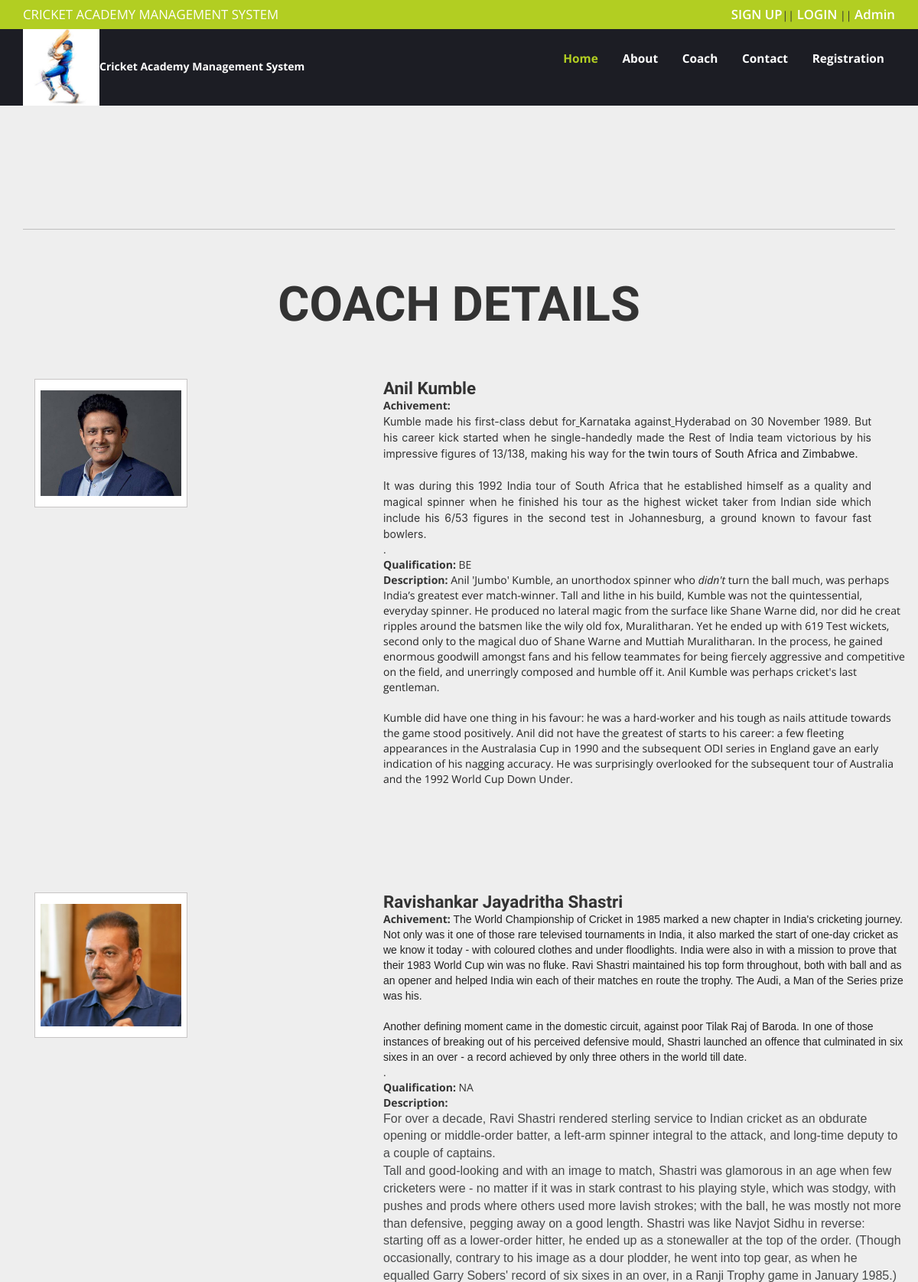
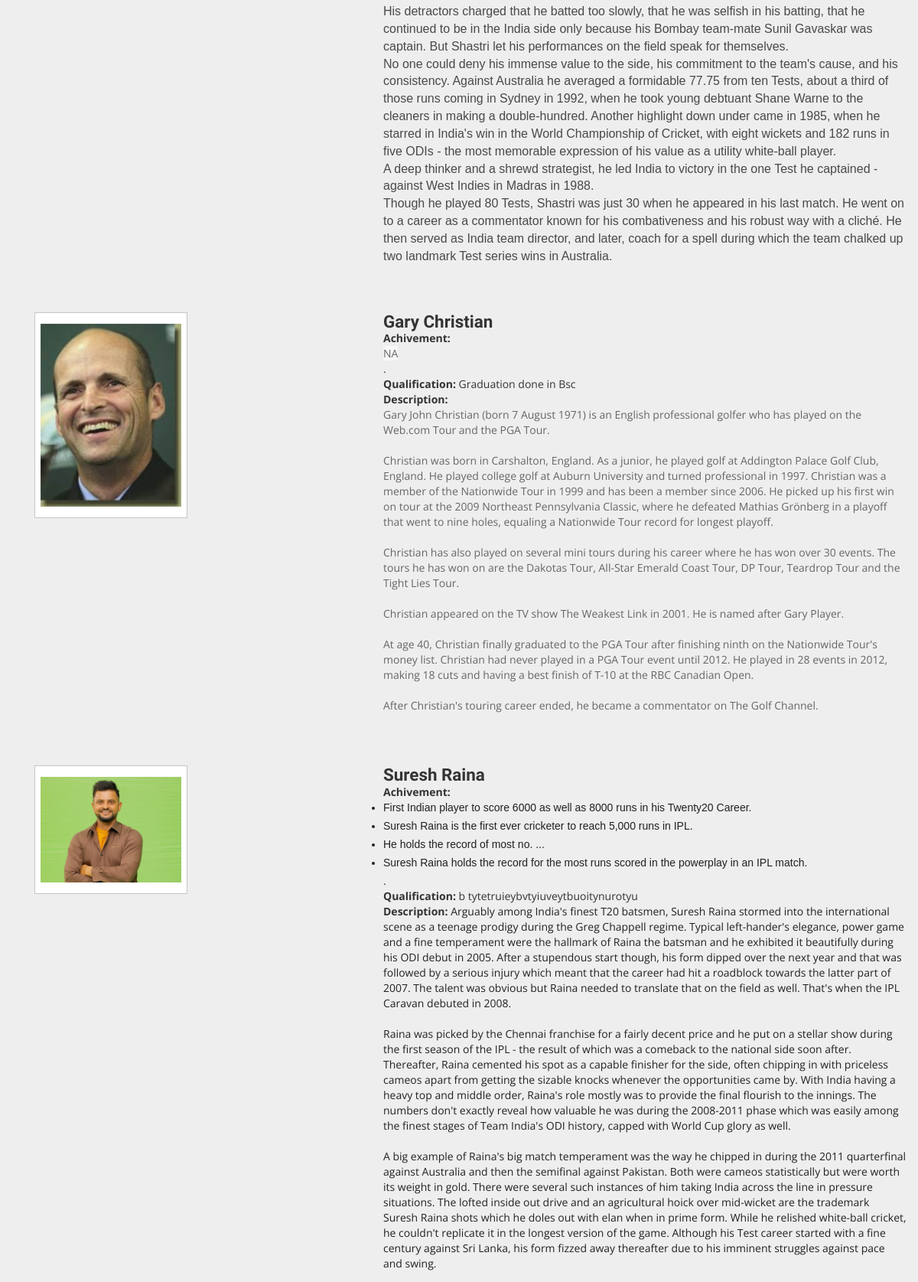
The app's page /cricketams/coach.php (upper part) with its own data (2 pictures, top to bottom).
### tables this page shows
CREATE TABLE `tblcoaches` (
  `ID` int(11) NOT NULL,
  `Name` varchar(250) DEFAULT NULL,
  `MobileNumber` bigint(10) DEFAULT NULL,
  `Email` varchar(250) DEFAULT NULL,
  `CommunicationAddress` mediumtext DEFAULT NULL,
  `Qualification` mediumtext DEFAULT NULL,
  `Achivement` mediumtext DEFAULT NULL,
  `Description` mediumtext DEFAULT NULL,
  `ProfilePics` varchar(250) DEFAULT NULL,
  `CreationDate` timestamp NULL DEFAULT current_timestamp()
);

### cricketams/coach.php (the view, shortened to what this page needs)
<?php
include('includes/dbconnection.php');
?>
<!DOCTYPE html>
<html>
<head>
<link href="css/bootstrap.css" rel="stylesheet" type="text/css" media="all" />
<link href="css/style.css" rel="stylesheet" type="text/css" media="all" />
</head>
<body>
<?php include_once('includes/header.php');?>
		<div id="gal" class="gallery">
			<div class="container">
				<div class="gallery-grids">
					<div class="gallery-grids-row1">
						<div class="order-content">
					<h3>Coach Details</h3>
					<?php
$sql="SELECT * from  tblcoaches";
$query = $dbh -> prepare($sql);
$query->execute();
$results=$query->fetchAll(PDO::FETCH_OBJ);
$cnt=1;
if($query->rowCount() > 0)
{
foreach($results as $row)
{               ?>
					<div class="container">
						<img class="img-responsive order-left" src="admin/images/<?php echo $row->ProfilePics;?>" height="200" width="200" alt=" " />
						<div class="inner-gear">
							<h5><?php echo $row->Name;?></h5>
							<p><strong>Achivement:</strong> <?php echo $row->Achivement;?>.</p>
							<p><strong>Qualification:</strong> <?php echo $row->Qualification;?></p>
							<p><strong>Description: </strong><?php echo $row->Description;?></p>
						</div>
						<div class="clearfix"> </div>
				</div>
		</div><hr>
					<?php $cnt=$cnt+1;}} ?>
					</div>
		</body>
		</html>

### cricketams/css/style.css (style rules this page uses)
body { background:#f8f8f8; font-family: 'Open Sans', sans-serif; }
body a { transition: 0.5s all; -webkit-transition: 0.5s all; -o-transition: 0.5s all; -moz-transition: 0.5s all; -ms-transition: 0.5s all; }
ul { padding: 0; margin: 0; }
.content-gear h3,.gear-content h3,.gear-content h3,.gear-content-grid h3,.order-content h3 { margin:0.5em 0; font-size:4.5em; font-weight:700; text-transform:uppercase; font-family: 'Passion One', cursive; }
.gear-content-grid h3,.order-content h3 { border-top: 1px solid #BEBEBE; padding: 1em 0 ; margin:0; }
.gear-content h3,.gear-content-grid,.order-content h3 { text-align:center; }
.inner-gear { float:right; width: 60%; }
.inner-gear h5 { margin:0; font-size: 1.6em; font-weight: 700; font-family: 'Passion One', cursive; }
.inner-gear p { margin:0; font-size: 1em; font-weight: 400; }
.order-left { float:left; border: 1px solid #C7C5C5; background: #fff; padding:1em 0.5em; }
.order-content { padding: 5em 0 7em; }
.gallery { background:#EEEEEE; padding:4em 0; }
.gallery-grids { padding: 1em 0 2em; }
.gallery-grids-row1 { padding: 1.5em 0; }

### records on screen
tblcoaches: ProfilePics (picture), Name "Anil Kumble", Achivement "Kumble made his first-class debut for Karnataka against Hyderabad on 30 November 1989. But his career kick started when he single-handedly made the Rest of India team victorious by his impressive figures of 13/138, making his way for the twin tours of South Africa and Zimbabwe. It was during this 1992 India tour of South Africa that he established himself as a quality and magical spinner when he finished his tour as the highest wicket taker from Indian side which include his 6/53 figures in the second test in Johannesburg, a ground known to favour fast bowlers.", Qualification "BE", Description "Anil 'Jumbo' Kumble, an unorthodox spinner who didn't turn the ball much, was perhaps India’s greatest ever match-winner. Tall and lithe in his build, Kumble was not the quintessential, everyday spinner. He produced no lateral magic from the surface like Shane Warne did, nor did he creat ripples around the batsmen like the wily old fox, Muralitharan. Yet he ended up with 619 Test wickets, second only to the magical duo of Shane Warne and Muttiah Muralitharan. In the process, he gained enormous goodwill amongst fans and his fellow teammates for being fiercely aggressive and competitive on the field, and unerringly composed and humble off it. Anil Kumble was perhaps cricket's last gentleman.…"
tblcoaches: ProfilePics (picture), Name "Ravishankar Jayadritha Shastri", Achivement "The World Championship of Cricket in 1985 marked a new chapter in India's cricketing journey. Not only was it one of those rare televised tournaments in India, it also marked the start of one-day cricket as we know it today - with coloured clothes and under floodlights. India were also in with a mission to prove that their 1983 World Cup win was no fluke. Ravi Shastri maintained his top form throughout, both with ball and as an opener and helped India win each of their matches en route the trophy. The Audi, a Man of the Series prize was his. Another defining moment came in the domestic circuit, against poor Tilak Raj of Baroda. In one of those instances of breaking out of his perceived…", Qualification "NA", Description "For over a decade, Ravi Shastri rendered sterling service to Indian cricket as an obdurate opening or middle-order batter, a left-arm spinner integral to the attack, and long-time deputy to a couple of captains. Tall and good-looking and with an image to match, Shastri was glamorous in an age when few cricketers were - no matter if it was in stark contrast to his playing style, which was stodgy, with pushes and prods where others used more lavish strokes; with the ball, he was mostly not more than defensive, pegging away on a good length. Shastri was like Navjot Sidhu in reverse: starting off as a lower-order hitter, he ended up as a stonewaller at the top of the order. (Though…"
tblcoaches: ProfilePics (picture), Name "Gary Christian", Achivement "NA", Qualification "Graduation done in Bsc", Description "Gary John Christian (born 7 August 1971) is an English professional golfer who has played on the Web.com Tour and the PGA Tour. Christian was born in Carshalton, England. As a junior, he played golf at Addington Palace Golf Club, England. He played college golf at Auburn University and turned professional in 1997. Christian was a member of the Nationwide Tour in 1999 and has been a member since 2006. He picked up his first win on tour at the 2009 Northeast Pennsylvania Classic, where he defeated Mathias Grönberg in a playoff that went to nine holes, equaling a Nationwide Tour record for longest playoff. Christian has also played on several mini tours during his career where he has won over…"
tblcoaches: ProfilePics (picture), Name "Suresh Raina", Achivement "First Indian player to score 6000 as well as 8000 runs in his Twenty20 Career. Suresh Raina is the first ever cricketer to reach 5,000 runs in IPL. He holds the record of most no. ... Suresh Raina holds the record for the most runs scored in the powerplay in an IPL match.", Qualification "b tytetruieybvtyiuveytbuoitynurotyu", Description "Arguably among India's finest T20 batsmen, Suresh Raina stormed into the international scene as a teenage prodigy during the Greg Chappell regime. Typical left-hander's elegance, power game and a fine temperament were the hallmark of Raina the batsman and he exhibited it beautifully during his ODI debut in 2005. After a stupendous start though, his form dipped over the next year and that was followed by a serious injury which meant that the career had hit a roadblock towards the latter part of 2007. The talent was obvious but Raina needed to translate that on the field as well. That's when the IPL Caravan debuted in 2008. Raina was picked by the Chennai franchise for a fairly decent price…"
